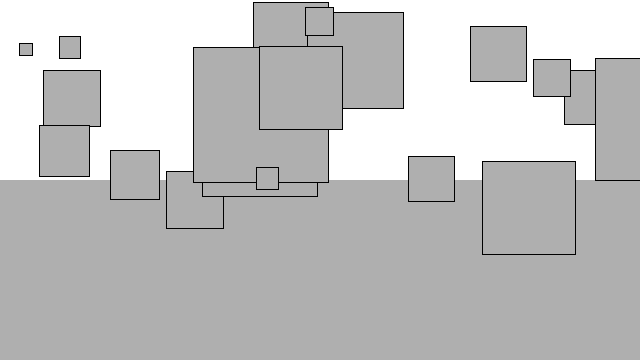
Frame 1 (no input)
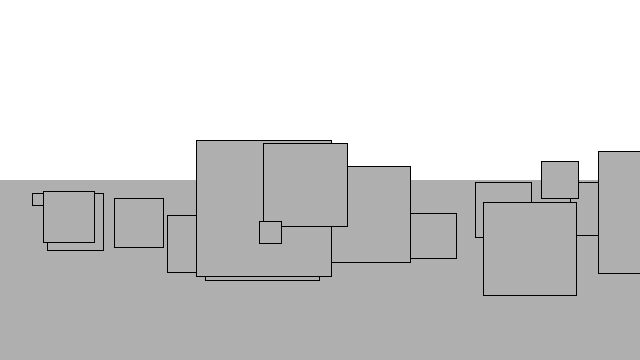
Frame 60 (the mouse pressed at the canvas centre just before this capture)
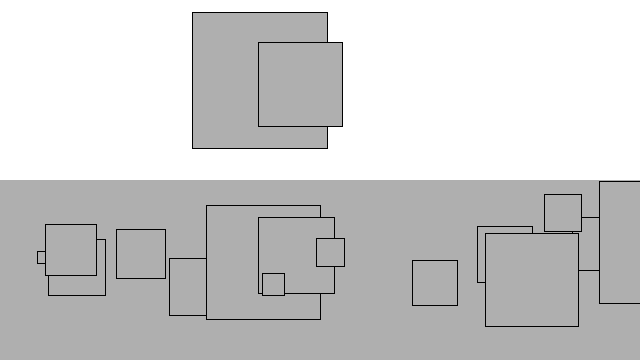
Frame 120 (the mouse held since frame 60 and released just before this capture)

The Processing sketch that drew these frames (run headless with seeded random() and noise(); from frame 60 on, the mouse is pressed at the canvas centre):

// Processing sketch: sketch_2_8_Air_Fluid_Resistance
// ── sketch_2_8_Air_Fluid_Resistance.pde
class Mover {
  
  PVector location;
  PVector velocity;
  PVector acceleration;
  
  float size;
  float mass;
  
  Mover(float m, float x, float y, float s){
    size = s * m;
    location = new PVector(x, y);
    velocity = new PVector(0,0);
    acceleration = new PVector(0, 0);
    mass = m;
  }
     
  boolean isInside(Liquid l){
    if (location.x+size>l.x && location.x<l.x+l.w && location.y>l.y && location.y<l.y+l.h) {
      return true;
    } else {
      return false;
    }
  }

  void drag(Liquid l){
    float speed = velocity.mag();
    float area = size;
    float dragMagnitude = l.c * speed * speed * (0.10 * size);
    println(dragMagnitude);
    
    PVector drag = velocity.copy();
    drag.mult(-1);
    drag.normalize();
    drag.mult(dragMagnitude);
    applyForce(drag);
  }
  
  void update(){
    
    //if(location.x > 0 && location.x < 100 && location.y > height/2 && location.y < height/2 + 100){
    //  println("apply");
      //float c = 0.1;
      //PVector friction = velocity.copy();
      //friction.mult(-1);
      //friction.normalize();
      //friction.mult(c);
      //this.applyForce(friction);
      
    //  float c = 0.1;
    //  float speed = velocity.mag();
    //  float dragMagnitude = c * speed * speed;
    //  PVector drag = velocity.copy();
    //  drag.mult(-1);
    //  drag.normalize();
    //  drag.mult(dragMagnitude);
    //}
    
    //if(location.x > width-100 && location.x < width && location.y > height/2 && location.y < height/2 + 100){
    //  println("applySpeedUp");
    //  PVector speedUp = acceleration.copy();
    //  speedUp.mult(10);
    //  this.applyForce(speedUp);    
    //}
    
    
    
    velocity.add(acceleration);
    location.add(velocity);
    acceleration.mult(0);
  }
  
  void applyForce(PVector force){
    PVector f = PVector.div(force, mass);
    acceleration.add(f);
  }
  
  void display(){
    stroke(0);
    fill(175);
    rect(location.x, location.y, size,size);
  }
  
  void checkEdges(){
    if (location.x > width) {
      location.x = width;
      velocity.x *= -1;
    } else if (location.x < 0) {
      velocity.x *= -1;
      location.x = 0;
    }

    if (location.y > height-size) {
      velocity.y *= -1;
      location.y = height-size;
    }

  }
  
}
// ── Liquid.pde
class Liquid {
  float x,y,w,h;
  float c;
  
  Liquid(float x_, float y_, float w_, float h_, float c_){
    x = x_;
    y = y_;
    w = w_;
    h = h_;
    c = c_;
  }
  
  void display(){
    noStroke();
    fill(175);
    rect(x,y,w,h);
  }
}
// ── main.pde

Mover[] movers = new Mover[20];
Liquid liquid;

void settings(){
  size(640, 360);
}

void setup() {
  liquid = new Liquid(0, height/2, width, height/2, 0.1);
  for (int i = 0; i < movers.length; i++) {
    movers[i] = new Mover(random(1, 4), random(0, width), random(0, height/2), random(10, 50));
  }
}


void draw() {
  background(255);
  liquid.display();
  for (int i = 0; i < movers.length; i++) {
    
    if(movers[i].isInside(liquid)){
      movers[i].drag(liquid);
    }

    PVector wind = new PVector(0.01, 0);
    PVector gravity = new PVector(0, 0.1*movers[i].mass);
    
    movers[i].applyForce(wind);
    movers[i].applyForce(gravity);

    movers[i].update();
    movers[i].display();
    movers[i].checkEdges();
  }
}
